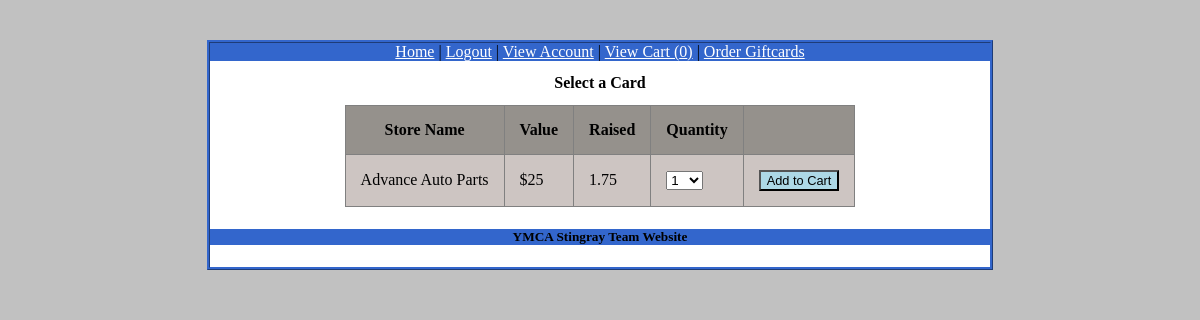
Page /project/viewcards.php?category=automobile_and_gas (signed in) on the committed database.
### tables this page shows
CREATE TABLE IF NOT EXISTS `available_cards` (
  `gc_id` int(11) NOT NULL AUTO_INCREMENT,
  `store_name` varchar(50) DEFAULT NULL,
  `card_value` int(11) DEFAULT NULL,
  `fundraise_value` decimal(3,2) DEFAULT NULL,
  `type_id` int(11) NOT NULL,
  PRIMARY KEY (`gc_id`),
  KEY `type_id` (`type_id`)
);

### project/viewcards.php (the view, shortened to what this page needs)
<?php
include "dbconnect.php";
?>
<!DOCTYPE HTML PUBLIC "-//W3C//DTD HTML 4.01//EN"
   "http://www.w3.org/TR/html4/strict.dtd">
<html>
	<head>
		<link href="style.css" rel="stylesheet" type="text/css">
	</head>
	<body>
		<div id="wrap">
			<?php
				if($_SESSION['isAdmin']==true)
					{
						include("adminheader.php");
					}
					else
					{
						include("loginheader.php");
					}
			?>
			<p><center><b>Select a Card</b></center></p>
			<?php
			$category=mysqli_real_escape_string($db, $_GET['category']);
			$query="SELECT gc_id,store_name,card_value,fundraise_value FROM available_cards NATURAL JOIN card_type WHERE card_type = '".$category."'";
			$result=mysqli_query($db, $query) or die("Error Querying Database");
			while($row=mysqli_fetch_array($result)){
				$sname = $row['store_name'];
				$cvalue = $row['card_value'];
				$fvalue = $row['fundraise_value'];
				echo "<form name=\"ordercard\" action=\"addtocart.php\" method=\"POST\">";
					echo "<p><table align=center frame = border rules=all border=1 cellpadding=15>";
					echo "<tr bgcolor=\"#95918C\"><th colspan = 1>Store Name</th><th colspan = 1>Value</th><th colspan = 1>Raised</th><th colspan = 1>Quantity</th><th colspan = 1></th></tr>\n";
					echo "<tr bgcolor=\"#CDC5C2\"><td>$sname</td><td>$$cvalue</td><td>$fvalue</td>";
						echo "<td><select name=qty>";
						for($i = 1; $i <=10; $i++){
							echo"<option value=$i>$i</option>";
						}
						echo "</select>";
					echo "</td><td><input type=\"submit\" name=\"submit\" value=\"Add to Cart\"></td></tr>";
					echo "</table></p>";
				echo "</form>";
			}
			?>
		</div>
	</body>
</html>

### project/style.css (style rules this page uses)
body { padding: 0; margin: 0; background-color: #C1C1C1; background-repeat: repeat-x; color: black; }
#wrap { border-style: ridge; border-color: #3366CC; width: 780px; margin-top: 40px; margin-right: auto; margin-left: auto; margin-bottom:40px; background: #FFFFFF; }
#footer { clear: both; background: #3366CC; }
p { color: black; background-color: transparent; font-family: "Lucida Sans Unicode", "Lucida Grande", Sans-Serif; font-size: 0.8em; }
input { color: black; background-color: transparent; font-family: "Lucida Sans Unicode", "Lucida Grande", Sans-Serif; font-size: 0.8em; }
input[type=submit] { background-color: lightblue; color: black; }

### rows in the picture
available_cards: store_name "Advance Auto Parts", card_value "25", fundraise_value "1.75"

### other values in the picture
count($_SESSION['cart']) "0"
form field qty "1"
